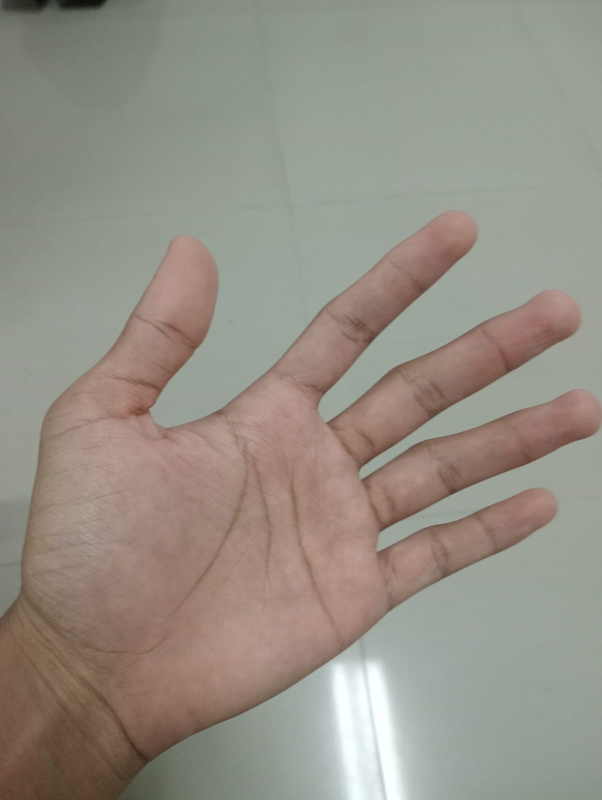
#> input picture telapaktangan.jpeg, 1204 x 1600 px (shown at 1/2 size)
$ jupyter execute jurnal_sementara.ipynb
#> lines starting #> are read from the running program, lines starting #| are printed output that depends on the picture; after the words box and inside, x2 and y2 are one past the last pixel; in counts of white or black regions, pixels touching at a corner belong together
## **JURNAL MODUL 4**

[cell 1]
import numpy as np
import matplotlib.pyplot as plt
import cv2 as cv
import pandas as pd

[cell 2]
img_tangan = plt.imread('telapaktangan.jpeg')
#> img_tangan is the input picture: shape (1600, 1204, 3); mean R, G, B 149.7, 144.2, 133.4
img_tangan_gray = cv.cvtColor(img_tangan, cv.COLOR_RGB2GRAY)
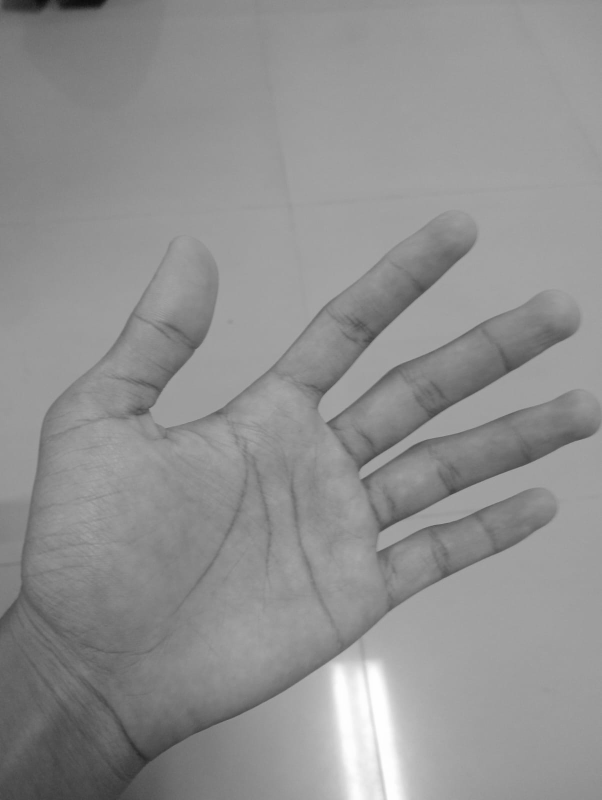
#> img_tangan_gray: shape (1600, 1204) (shown at 1/2 size); min 10, max 254, mean 144.6
plt.imshow(img_tangan_gray, cmap='gray')

[cell 3]
def fungsi_dua(image, new_width, new_height):
    old_height, old_width = image.shape[:2]
    resized_image = np.zeros((new_height, new_width), dtype=np.uint8)
    for i in range(new_height):
        for j in range(new_width):
            x = int(j * old_width / new_width)
            y = int(i * old_height / new_height)
            resized_image[i, j] = image[y, x]
    return resized_image

[cell 4]
prewittX = np.array([
    [-1, 0, 1],
    [-1, 0, 1],
    [-1, 0, 1]
], dtype=np.float32)

prewittY = np.array([
    [ 1,  1,  1],
    [ 0,  0,  0],
    [-1, -1, -1]
], dtype=np.float32)


sobelX = np.array([
    [-1, 0, 1],
    [-2, 0, 2],
    [-1, 0, 1]
], dtype=np.float32)

sobelY = np.array([
    [ 1,  2,  1],
    [ 0,  0,  0],
    [-1, -2, -1]
], dtype=np.float32)


robertsX = np.array([
    [1,  0],
    [0, -1]
], dtype=np.float32)

robertsY = np.array([
    [ 0, 1],
    [-1, 0]
], dtype=np.float32)

[cell 5]
def sobel_manual(img):
    h, w = img.shape
    hasil = np.zeros((h, w),dtype=np.float32)

    gx = np.array([
        [-1,0,1],
        [-2,0,2],
        [-1,0,1]
    ])

    gy = np.array([
        [-1,-2,-1],
        [ 0, 0, 0],
        [ 1, 2, 1]
    ])

    for i in range(1, h-1):
        for j in range(1, w-1):
            total_x = 0
            total_y = 0
            for ki in range(-1,2):
                for kj in range(-1,2):
                    pixel = img[i+ki, j+kj]
                    total_x += (pixel * gx[ki+1, kj+1])

                    total_y += (pixel * gy[ki+1, kj+1])

            gradien = (abs(total_x) + abs(total_y))
            hasil[i,j] = gradien

    nilai_min = hasil[0,0]
    nilai_max = hasil[0,0]

    for i in range(h):
        for j in range(w):
            if hasil[i,j] < nilai_min:
                nilai_min = hasil[i,j]
            if hasil[i,j] > nilai_max:
                nilai_max = hasil[i,j]

    normal = np.zeros((h, w),
                      dtype=np.uint8)
    for i in range(h):
        for j in range(w):
            normal[i,j] = int(
                ((hasil[i,j] - nilai_min) / (nilai_max - nilai_min)) * 255)

    for i in range(h):
        for j in range(w):
            normal[i,j] = int(normal[i,j] * 0.38)
    return normal

[cell 6]
def convolution(img, kernel):
    if len(img.shape) == 3:
        height, width, channels = img.shape
    else:
        height, width = img.shape
        channels = 1
        img = img.reshape(height, width, 1)

    size = kernel.shape[0]
    pad_size = size // 2
    padded = np.pad(img, ((pad_size, pad_size), (pad_size, pad_size), (0, 0)), mode='constant')
    canvas = np.zeros_like(img).astype(np.float32)

    for c in range(channels):
        for i in range(height):
            for j in range(width):
                region = padded[i:i+size, j:j+size, c]
                canvas[i, j, c] = np.sum(region * kernel)

    canvas = np.clip(canvas, 0, 255).astype(np.uint8)

    if channels == 1:
        return canvas.reshape(height, width)

    return canvas

[cell 7]
def edge(img, kernelX, kernelY):

    gx = convolution(img, kernelX)
    gy = convolution(img, kernelY)

    canvas =  np.zeros_like(img, dtype=np.float32)
    canvas = np.abs(gx) + np.abs(gy)
    canvas = canvas * 255.0 / np.max(canvas)

    return np.clip(canvas, 0, 255).astype(np.uint8)

[cell 8]
def threshold_manual(img, nilai_threshold):
    h, w = img.shape
    hasil = np.zeros((h, w), dtype=np.uint8)
    for i in range(h):
        for j in range(w):
            if img[i,j] > nilai_threshold:
                hasil[i,j] = 255
            else:
                hasil[i,j] = 0
    return hasil

[cell 9]
img_tangan_resized = fungsi_dua(img_tangan_gray, 256, 256)
#> after the loop in fungsi_dua, `for i in range(new_height):`:
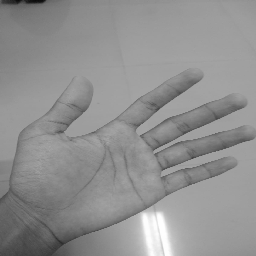
#> resized_image: shape (256, 256); min 10, max 254, mean 144.5
plt.imshow(img_tangan_resized, cmap='gray')

[cell 10]
prewitt_tepi = edge(img_tangan_resized, prewittX, prewittY)
#> after the loop in convolution (call 2), `for c in range(channels):`:
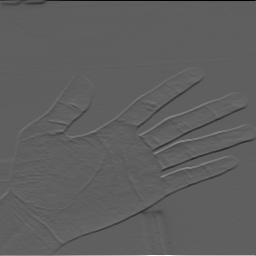
#> canvas: shape (256, 256, 1) float32; min -453, max 759, mean -0.2; drawn with min black and max white
plt.imshow(prewitt_tepi, cmap='gray')

[cell 11]
hasil_sobel = sobel_manual(img_tangan_resized)
#> after the loop in sobel_manual, `for i in range(1, h-1):`:
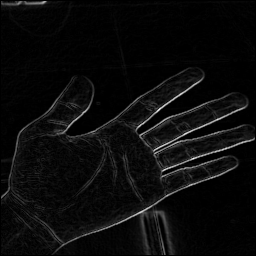
#> hasil: shape (256, 256) float32; min 0, max 554, mean 25.5; drawn with min black and max white
#> in sobel_manual, `nilai_min = hasil[0,0]`: nilai_min = 0
#> after the loop in sobel_manual, `for i in range(h):`: nilai_max = 554; nilai_min = 0
#> after the loop in sobel_manual, `for i in range(h):`:
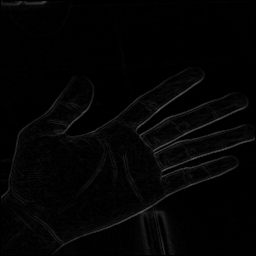
#> normal: shape (256, 256); min 0, max 96, mean 3.8
threshold_10 = threshold_manual(hasil_sobel, 10)
#> after the loop in threshold_manual, `for i in range(h):`:
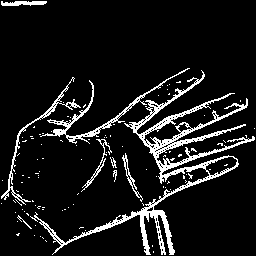
#> hasil: shape (256, 256); 9.5% white in thin lines or dots

plt.imshow(threshold_10, cmap='gray')

[cell 12]
plt.figure(figsize=(10, 5))
plt.subplot(1, 4, 1)
plt.imshow(img_tangan_gray, cmap='gray')
plt.title('Gambar Asli')

plt.subplot(1, 4, 2)
plt.imshow(img_tangan_resized, cmap='gray')
plt.title('Gambar Resize')

plt.subplot(1, 4, 3)
plt.imshow(prewitt_tepi, cmap='gray')
plt.title('Deteksi Tepi')

plt.subplot(1, 4, 4)
plt.imshow(threshold_10, cmap='gray')
plt.title('Thresholding')

plt.tight_layout()
plt.show()

[cell 13]
def metode_satu(image, kernel):
    height, width = image.shape
    k_height, k_width = kernel.shape
    center = k_height // 2
    hasil = np.zeros((height, width))
    for i in range(center, height - center):
        for j in range(center, width - center):
            if image[i, j] == 255:
                for k in range(k_height):
                    for l in range(k_width):
                        if kernel[k, l] == 1:
                            hasil[i + k - center, j + l - center] = 255
            else:
                if hasil[i, j] != 255:
                    hasil[i, j] = 0
    return hasil

[cell 14]
def metode_dua(image, kernel):
    height, width = image.shape
    k_height, k_width = kernel.shape
    center = k_height // 2
    hasil = np.zeros((height, width))
    for i in range(center, height - center):
        for j in range(center, width - center):
            cocok = True
            for k in range(k_height):
                for l in range(k_width):
                    if kernel[k, l] == 1 and image[i + k - center, j + l - center] == 0:
                        cocok = False
                        break
                if not cocok:
                    break
            if cocok:
                hasil[i, j] = 255
    return hasil

[cell 15]
def metode_tiga(img):
    binary = (img > 0).astype(np.uint8)
    height, width = binary.shape
    changed = True

    while changed:
        changed = False
        hapus = []

        # STEP 1
        for i in range(1, height - 1):
            for j in range(1, width - 1):
                P1 = binary[i, j]
                if P1 != 1:
                    continue

                P2 = binary[i - 1, j]
                P3 = binary[i - 1, j + 1]
                P4 = binary[i, j + 1]
                P5 = binary[i + 1, j + 1]
                P6 = binary[i + 1, j]
                P7 = binary[i + 1, j - 1]
                P8 = binary[i, j - 1]
                P9 = binary[i - 1, j - 1]

                tetangga = [P2, P3, P4, P5, P6, P7, P8, P9]
                jumlah = np.sum(tetangga)

                transisi = 0
                urutan = tetangga + [P2]
                for k in range(8):
                    if urutan[k] == 0 and urutan[k + 1] == 1:
                        transisi += 1

                if (
                    2 <= jumlah <= 6 and
                    transisi == 1 and
                    P2 * P4 * P6 == 0 and
                    P4 * P6 * P8 == 0
                ):
                    hapus.append((i, j))

        if hapus:
            changed = True
            for i, j in hapus:
                binary[i, j] = 0

        hapus = []

        # STEP 2
        for i in range(1, height - 1):
            for j in range(1, width - 1):
                P1 = binary[i, j]
                if P1 != 1:
                    continue

                P2 = binary[i - 1, j]
                P3 = binary[i - 1, j + 1]
                P4 = binary[i, j + 1]
                P5 = binary[i + 1, j + 1]
                P6 = binary[i + 1, j]
                P7 = binary[i + 1, j - 1]
                P8 = binary[i, j - 1]
                P9 = binary[i - 1, j - 1]

                tetangga = [P2, P3, P4, P5, P6, P7, P8, P9]
                jumlah = np.sum(tetangga)

                transisi = 0
                urutan = tetangga + [P2]
                for k in range(8):
                    if urutan[k] == 0 and urutan[k + 1] == 1:
                        transisi += 1

                if (
                    2 <= jumlah <= 6 and
                    transisi == 1 and
                    P2 * P4 * P8 == 0 and
                    P2 * P6 * P8 == 0
                ):
                    hapus.append((i, j))

        if hapus:
            changed = True
            for i, j in hapus:
                binary[i, j] = 0

    return binary * 255

[cell 16]
def metode_empat(img, kernel, iterasi=1):
    hasil = img.copy()
    for _ in range(iterasi):
        hasil = metode_satu(hasil, kernel)
    return hasil

[cell 17]
tangan_dilasi = metode_satu(threshold_10, np.array([[1, 1, 1], [1, 1, 1], [1, 1, 1]]))
#> after the loop in metode_satu, `for i in range(center, height - center):`: hasil: shape (256, 256) float64; 19.7% white; 32 white regions (21 under 20 px), largest, box (x1, y1, x2, y2) and area: (0, 67, 256, 256) 12038, (0, 0, 48, 7) 295, (14, 211, 33, 230) 116
tangan_erosi = metode_dua(threshold_10, np.array([[1, 1, 1], [1, 1, 1], [1, 1, 1]]))
#> after the loop in metode_dua, `for i in range(center, height - center):`: hasil: shape (256, 256) float64; 0.93% white in thin lines or dots

tangan_opening = metode_satu(tangan_erosi, np.array([[1, 1, 1], [1, 1, 1], [1, 1, 1]]))
#> after the loop in metode_satu (call 2), `for i in range(center, height - center):`: hasil: shape (256, 256) float64; 3% white; 59 white regions (32 under 20 px), largest, box (x1, y1, x2, y2) and area: (150, 210, 175, 255) 280, (131, 207, 150, 255) 274, (2, 1, 46, 6) 162
tangan_closing = metode_dua(tangan_dilasi, np.array([[1, 1, 1], [1, 1, 1], [1, 1, 1]]))
#> after the loop in metode_dua (call 2), `for i in range(center, height - center):`:
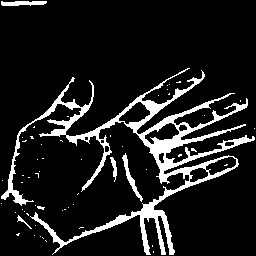
#> hasil: shape (256, 256) float64; 11.5% white; 57 white regions (51 under 20 px), largest, box (x1, y1, x2, y2) and area: (1, 68, 255, 255) 6887, (122, 153, 143, 202) 203, (1, 1, 47, 6) 183, (110, 157, 117, 182) 80, (17, 215, 32, 229) 41, (37, 206, 45, 210) 20

tangan_thinning = metode_tiga(threshold_10)
#> in metode_tiga, `binary = (img > 0).astype(np.uint8)`: binary: shape (256, 256); values 0 (black) and 1 (white), 9.5% white in thin lines or dots
#> after the loop in metode_tiga, `while changed:`:
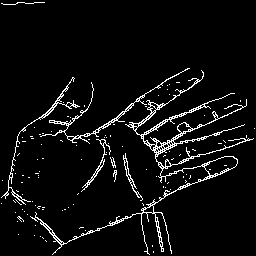
#> binary: shape (256, 256); values 0 (black) and 1 (white), 5.3% white in thin lines or dots
#> in metode_tiga, `return binary * 255`: returned value: shape (256, 256); 5.3% white in thin lines or dots
tangan_thickening = metode_empat(threshold_10, np.array([[1, 1, 1], [1, 1, 1], [1, 1, 1]]), iterasi=2)

gradient_morph = edge(tangan_thinning, prewittX, prewittY)
#> in convolution (call 3), `padded = np.pad(img, ((pad_size, pad_size), (pad_size, pad_size), (0, ..`: padded: shape (258, 258, 1); 5.2% white in thin lines or dots
#> in convolution (call 3), `canvas = np.clip(canvas, 0, 255).astype(np.uint8)`: canvas: shape (256, 256, 1); 5.3% white in thin lines or dots
#> after the loop in convolution (call 4), `for c in range(channels):`:
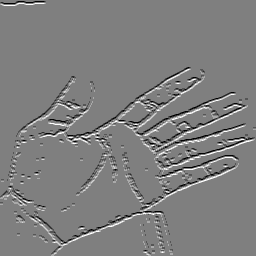
#> canvas: shape (256, 256, 1) float32; min -765, max 765, mean 0; drawn with min black and max white
#> in convolution (call 4), `canvas = np.clip(canvas, 0, 255).astype(np.uint8)`: canvas: shape (256, 256, 1); 5.9% white in thin lines or dots
#> in edge (call 2), `canvas = np.abs(gx) + np.abs(gy)`:
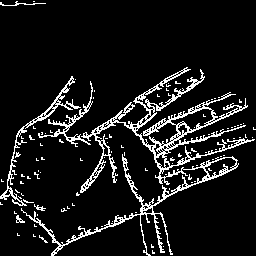
#> canvas: shape (256, 256); min 0, max 255, mean 24.7

plt.figure(figsize=(12, 6))
plt.subplot(2, 4, 1)
plt.imshow(tangan_dilasi, cmap='gray')
plt.title('Dilasi')
plt.axis('off')

plt.subplot(2, 4, 2)
plt.imshow(tangan_erosi, cmap='gray')
plt.title('Erosi')
plt.axis('off')

plt.subplot(2, 4, 3)
plt.imshow(tangan_opening, cmap='gray')
plt.title('Opening')
plt.axis('off')

plt.subplot(2, 4, 4)
plt.imshow(tangan_closing, cmap='gray')
plt.title('Closing')
plt.axis('off')

plt.subplot(2, 4, 5)
plt.imshow(tangan_thinning, cmap='gray')
plt.title('Thinning')
plt.axis('off')

plt.subplot(2, 4, 6)
plt.imshow(tangan_thickening, cmap='gray')
plt.title('Thickening')
plt.axis('off')

plt.subplot(2, 4, 7)
plt.imshow(gradient_morph, cmap='gray')
plt.title('Gradient Morph')
plt.axis('off')

plt.tight_layout()
plt.show()
